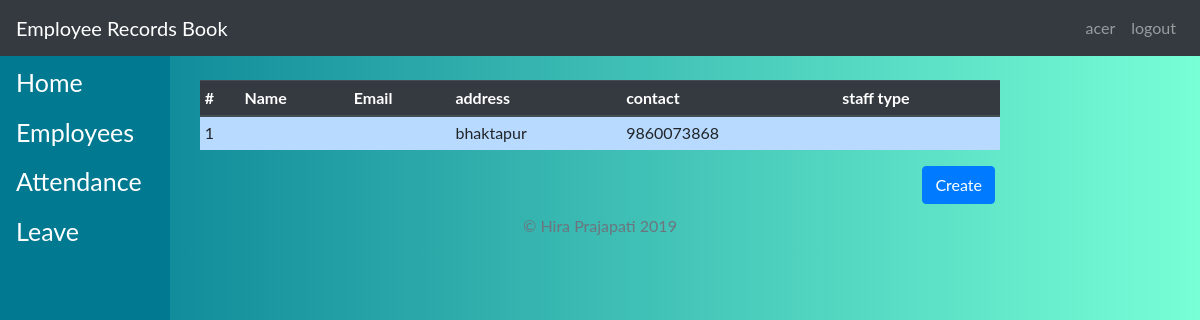
The app's page /employee/ (signed in), older data.
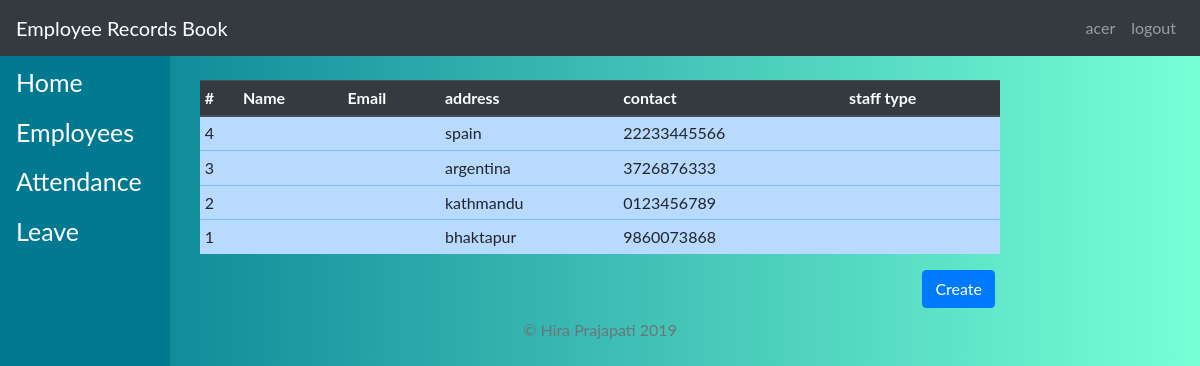
The same page, newer data.
### main/models.py (models this page shows)
class Employee(models.Model):
    user = models.OneToOneField(User, on_delete=models.CASCADE)
    type = models.CharField(max_length=100, choices=STAFF_CHOICES)
    address = models.CharField(max_length=200)
    contact = models.CharField(max_length=200)
    image = models.ImageField(upload_to="media/")

### main/views.py (the view)
# urls.py: path('employee/', views.employee, name='employee'),
@permission_required('is_superuser', raise_exception=True)
def employee(request):
    employee = Employee.objects.all().order_by('-id')
    return render(request, 'main/employees.html', {'employee': employee})

### main/templates/main/employees.html
{% extends 'base.html' %}
{% block content %}
<br>
<table align="center" class="table table-sm" id="user-tables" style="max-width: 800px;max-height: 400px;">
    <thead class="thead-dark">
        <tr>
            <th>#</th>
            <th>Name</th>
            <th>Email</th>
            <th>address</th>
            <th>contact</th>
            <th>staff type</th>
        </tr>
    </thead>
    <tbody class="table-ko-body table-primary" id="myTables">
        {% for employee in employee %}
        <tr id="leave">
        <td>{{ employee.id }}</td>
        <td>{{ employee.user.username }}</td>
            <td>{{ employee.user.email }}</td>
        <td>{{ employee.address }}</td>
        <td>{{ employee.contact }}</td>
        <td>{{employee.type}}</td>
        </tr>
    {% endfor %}
    </tbody>
</table>
<a type="button" class="btn btn-primary" href="/create" style="float:right; margin-right: 160px;">Create</a>
{% endblock %}

Row changes from the older to the newer data that the page shows:
added Employee: id "4", address "spain", contact "22233445566"
added Employee: id "3", address "argentina", contact "3726876333"
added Employee: id "2", address "kathmandu", contact "0123456789"
